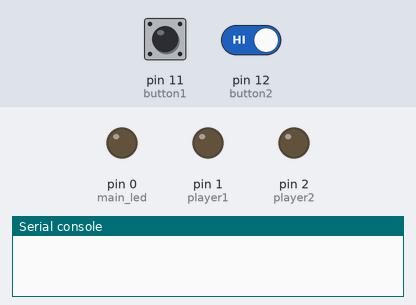
This program was run on a simulated MicroPython board. Parts: output pins drawn as LEDs (lit = HIGH), the last lines printed to the serial console. Dashed ring = blinking. Inputs (shaded band) come from the test bench; at power-on: pin 11 (button1) HIGH, pin 12 (button2) HIGH. Random numbers come from a fixed seed.

Above: at 1.2 s.
1.3 s: pin 11 (button1) pulled LOW for 3 s
At 2.65 s:
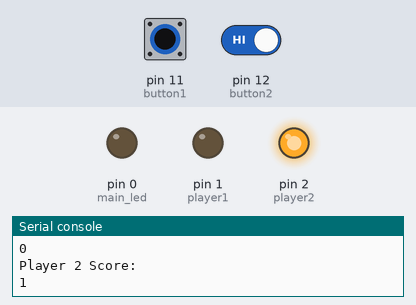
10.3 s: pin 11 (button1) driven LOW and pin 12 (button2) driven LOW
At 12.9 s:
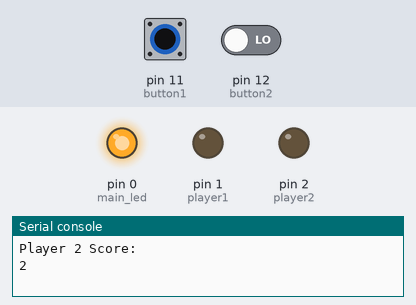
16.0 s: pin 11 (button1) driven HIGH
At 16.15 s:
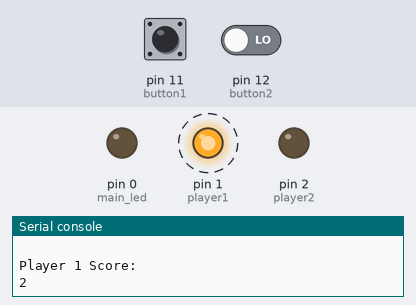
21.7 s: pin 11 (button1) driven LOW
At 23.4 s:
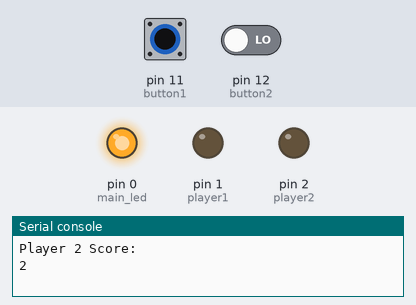
Timing chart, 0 to 24.9 s (numbered marks = the images above; inputs shaded):
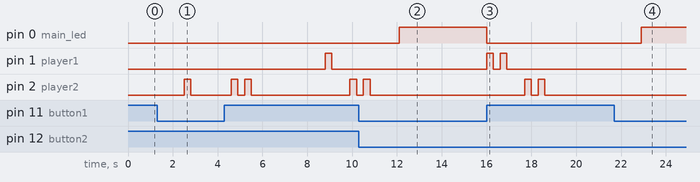

The program:

ReactionTimeGame.py
```python
#Matthew Schimmel
#This code was written in September of 2023 for Project 1 of IDEA310L class.
from machine import Pin
from machine import Timer

import time
import random
random.seed();

min_period = 1000 #minimum time before blink, in milliseconds
max_period = 10000 #maximum time before blink, in milliseconds

#lights
main_led = Pin(0, Pin.OUT)
player1 = Pin(1, Pin.OUT)
player2 = Pin(2, Pin.OUT)

#buttons
button1 = Pin(11, Pin.IN, Pin.PULL_UP)#player one's
button2 = Pin(12, Pin.IN, Pin.PULL_UP)#player two's

p1Score = 0
p2Score = 0

def blink(pin = main_led, iterations = 1, speed = 0.3):
    for i in range(iterations):
        pin.toggle()
        time.sleep(speed)
        pin.toggle()
        time.sleep(speed)

def flash_on(p = main_led):
    p.on()
    main_time = Timer(period = min_period, mode = Timer.ONE_SHOT, callback = flash_off)#recursive call to sustain forever

def flash_off(p = main_led):
    p.off()
    randTime = random.randrange(min_period, max_period)
    main_time = Timer(period = randTime, mode = Timer.ONE_SHOT, callback = flash_on)#recursive call to sustain forever

def checkButtons(button1, button2): #Waits and returns which int respective of which button gets pressed
    while(True):
        if button1.value() == 1:
            main_led.off()
            return 1
        elif button2.value() == 1:
            main_led.off()
            return 2
    #return random.randrange(1,3) # Dormat line from when the hardware didn't work.

def flashScore(): #displays score on the lights and on the terminal
    print("Player 1 Score:")
    print(p1Score)
    blink(player1, p1Score)
    time.sleep(0.5)
    print("Player 2 Score:")
    print(p2Score)
    blink(player2, p2Score)
    print("")

def checkForWinner(p1Score, p2Score): #checks if one of the players has won
    if p1Score is 5 or p2Score is 5:
        print("Winner!")
        return True


# -- Main Method Begins Here -- #
#Resets any buttons left toggled on from last run
main_led.off()
player1.off()
player2.off()

while (True):
    #lights Main LED at random interval
    time.sleep(random.randrange(1, 5))
    main_led.on()

    if checkButtons(button1, button2) == 1:
        p1Score += 1
    else:
        p2Score += 1

    flashScore()
    if checkForWinner(p1Score, p2Score):
        p1Score = 0
        p2Score = 0

    continue
```

Measured:
- after the input at 1.3 s, pin 2 (player2): LOW → HIGH after 1.2 s, → LOW 0.30 s later, → HIGH 1.8 s later, → LOW 0.30 s later, … (8 changes in this stretch)
- after the input at 10.3 s, pin 0 (main_led): LOW → HIGH after 1.8 s
- after the input at 16.0 s, pin 0 (main_led): HIGH → LOW at once; pin 1 (player1): alternates HIGH for 0.30 s and LOW for 0.30 s, 4 changes in all, then stays LOW, starting at once; pin 2 (player2): alternates HIGH for 0.30 s and LOW for 0.30 s, 4 changes in all, then stays LOW, starting after 1.7 s
- after the input at 21.7 s, pin 0 (main_led): LOW → HIGH after 1.2 s
